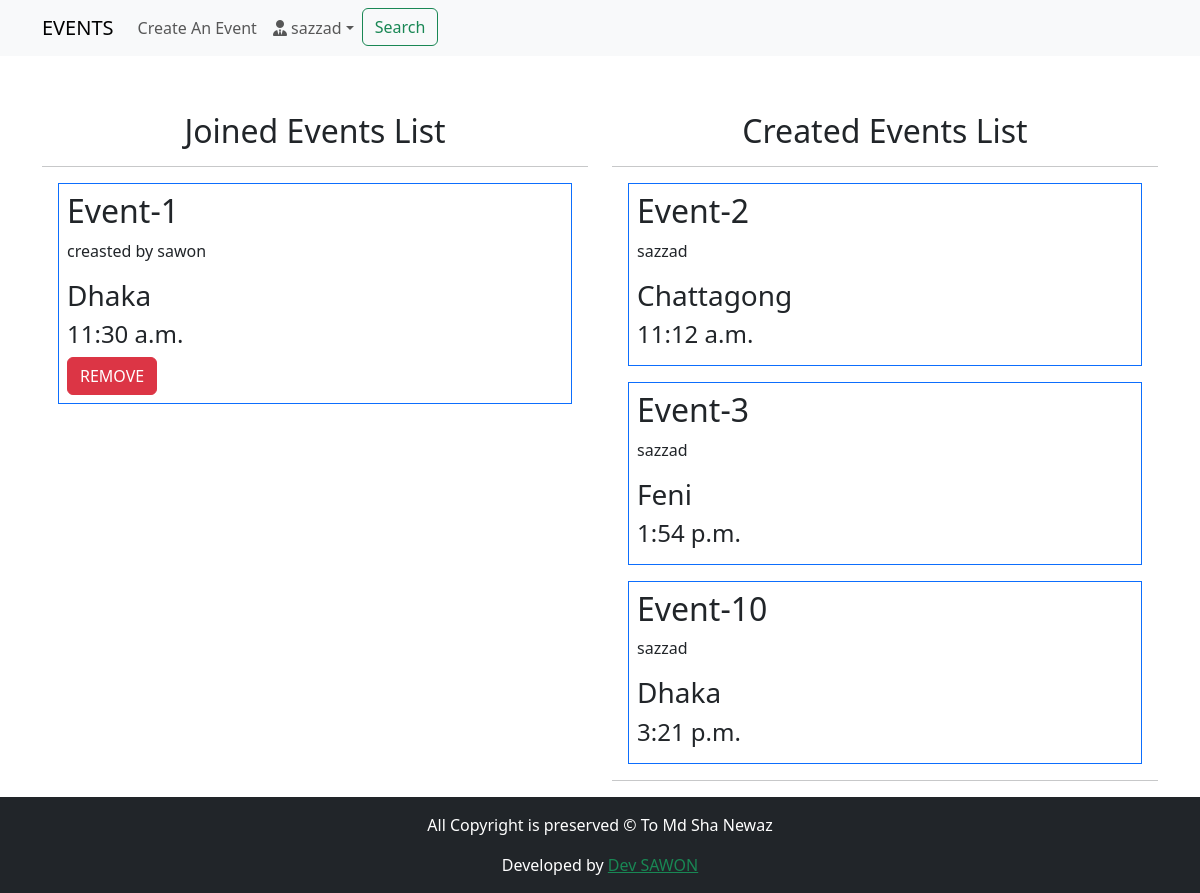
The app's page /dashboard/ (signed in) with its own data.
### LoginApp/models.py (models this page shows, shortened)
class User(AbstractBaseUser, PermissionsMixin):
    email = models.EmailField(unique=True, null=False)
    is_staff = models.BooleanField(
        _('staff status'),
        default = False,
        help_text = _('Designates whether the user can log in this site')
    )
    is_active = models.BooleanField(
        _('active'),
        default = True,
        help_text = _('Designate whether this user should be treated as active. Unselect this instead of deleting accounts')
    )
    USERNAME_FIELD = 'email'
    objects = MyUserMangerModel()

class ProfileModel(models.Model):
    user = models.OneToOneField(User, on_delete=models.CASCADE, related_name='profile')
    username = models.CharField(max_length=264, blank=True)
    full_name = models.CharField(max_length=264, blank=True)
    address_1 = models.TextField(max_length=300, blank=True)
    city = models.CharField(max_length=50, blank=True)
    zipcode = models.CharField(max_length=10, blank=True)
    country = models.CharField(max_length=50, blank=True)
    phone = models.CharField(max_length=20, blank=True)
    date_joined = models.DateField(auto_now_add=True)

### EventApp/models.py (models this page shows, shortened)
class RegistrationModel(models.Model):
    user = models.ForeignKey(User, on_delete=models.CASCADE)
    event = models.ForeignKey(EventModel, on_delete=models.CASCADE)
    registration_date = models.DateTimeField(auto_now_add=True)

class EventModel(models.Model):
    user = models.ForeignKey(settings.AUTH_USER_MODEL, on_delete=models.CASCADE, related_name='event')
    title = models.CharField(max_length=500)
    description = models.CharField(max_length=2000)
    created_date = models.DateTimeField(auto_now_add=True)
    event_date = models.DateField(blank=True, null=True)
    event_time = models.TimeField(blank=True,null=True)
    location = models.CharField(max_length=100)
    slots = models.PositiveIntegerField(default=10)

### EventApp/views.py (the view)
# urls.py: path('dashboard/', views.dashboard_view, name='dashboard'),
@login_required
def dashboard_view(request):
    title = 'DASHBOARD'
    events = EventModel.objects.filter(user=request.user)
    schedules = RegistrationModel.objects.filter(user=request.user)
    return render(request, 'EventApp/dashboard.html', context={'title':title, 'schedules':schedules, 'events':events})

### templates/EventApp/dashboard.html (shortened to what this page needs)
{% extends 'index.html' %}
{% load crispy_forms_tags %}
{% block body_block %}
<div class="row">
    <div class="col-md-6">
        <h2 class="mt-5 text-center">Joined Events List</h2>
        <hr>
        {% for schedule in schedules %}
        <div class="border border-primary m-3 p-2">
            <h2>{{ schedule.event.title}}</h2>
            <p>creasted by {{ schedule.event.user.profile.username }}</p>
            <h3>{{ schedule.event.location }}</h3>
            <h4>{{ schedule.event.event_time }}</h4>
            <a class="btn btn-danger" href="{% url 'EventApp:delete' pk=schedule.pk %}">REMOVE</a>
        </div>
        {% endfor %}
    </div>
    <div class="col-md-6">
        <h2 class="mt-5 text-center">Created Events List</h2>
        <hr>
        {% for event in events %}
        <div class="border border-primary m-3 p-2">
            <h2>{{ event.title}}</h2>
            <p>{{ event.user.profile.username }}</p>
            <h3>{{ event.location }}</h3>
            <h4>{{ event.event_time }}</h4>
        </div>
        {% endfor %}
        <hr>
    </div>
</div>
{% endblock %}

### templates/header.html (shortened to what this page needs)
<nav class="navbar navbar-expand-lg navbar-light bg-light">
    <div class="container">
      <a class="navbar-brand" href="{% url 'EventApp:home' %}">EVENTS</a>
      <div class="collapse navbar-collapse" id="navbarSupportedContent">
        <ul class="navbar-nav me-auto mb-2 mb-lg-0">
          <li class="nav-item">
            <a class="nav-link" href="{% url 'EventApp:create_event' %}">Create An Event</a>
          </li>
          {% if request.user.is_authenticated %}
          <li class="nav-item dropdown">
            <a class="nav-link dropdown-toggle" href="#" id="navbarDropdown" role="button" data-bs-toggle="dropdown" aria-expanded="false">
              <i class="fa-solid fa-user-tie"></i> {{ request.user.profile.username }}</a>
          </li>
          {% else %}
          <li class="nav-item">
            <a class="btn btn-primary" href="{% url 'LoginApp:login' %}">Login</a>
          </li>
          {% endif %}
          <li class="nav-item">
            <a class="btn btn-outline-success" href="{% url 'EventApp:search' %}">Search</a>
          </li>
        </ul>
      </div>
    </div>
</nav>

### records on screen
User: user.profile.username "sazzad"
RegistrationModel: event "Event-1", event.user.profile.username "sawon", event.location "Dhaka", event.event_time "11:30 a.m."
EventModel: title "Event-2", user.profile.username "sazzad", location "Chattagong", event_time "11:12 a.m."
EventModel: title "Event-3", user.profile.username "sazzad", location "Feni", event_time "1:54 p.m."
EventModel: title "Event-10", user.profile.username "sazzad", location "Dhaka", event_time "3:21 p.m."
